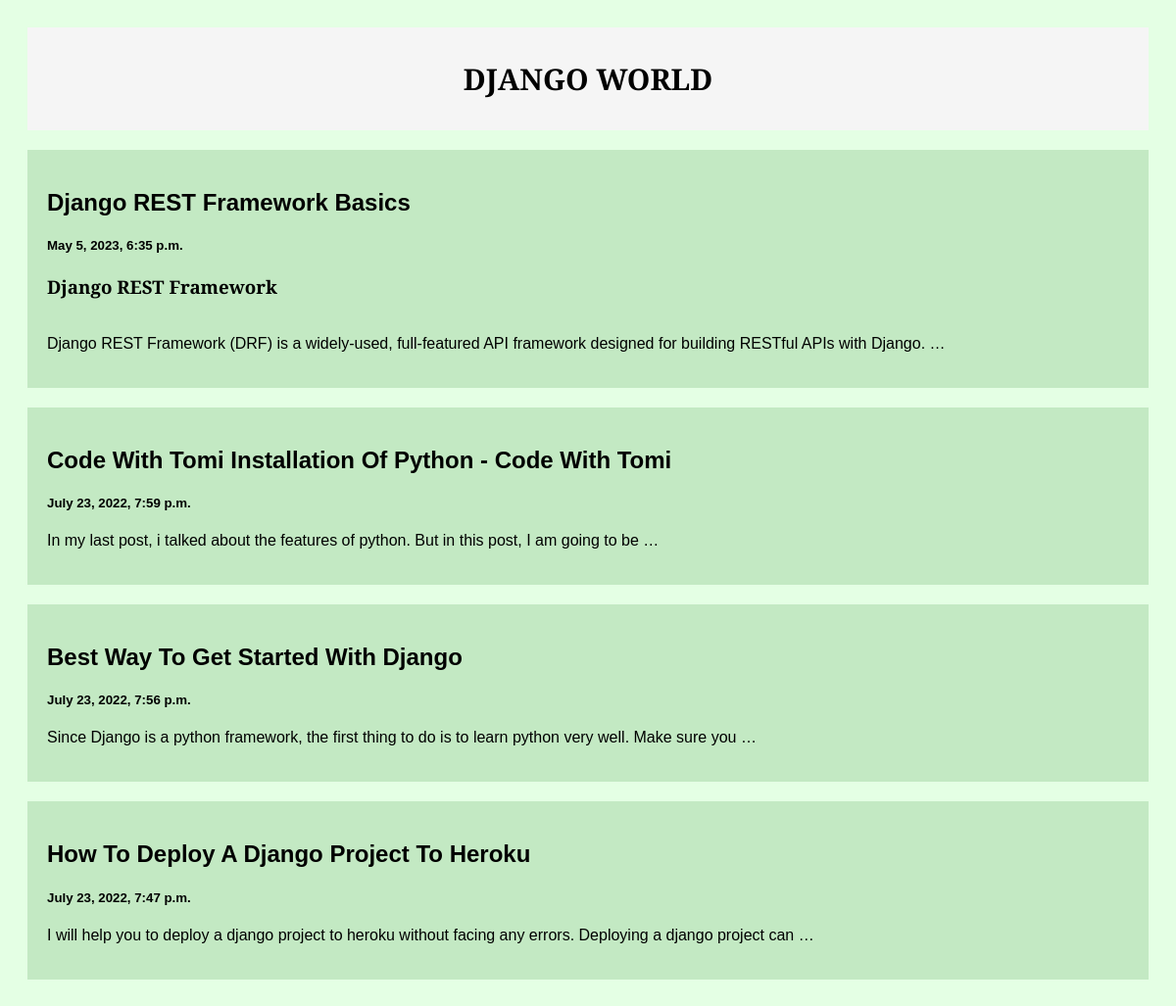
The page / on the database its author committed.
### posts/models.py (models this page shows)
class Post(models.Model):
    title = models.CharField(max_length=100)
    body = models.CharField(max_length=1000000)
    created_at = models.DateTimeField(default=datetime.now, blank=True)

### posts/views.py (the view)
# urls.py: path('',views.index,name='index'),
def index(request):
    posts = Post.objects.all()
    return render(request, 'index.html',{'posts':posts})

### templates/index.html (shortened to what this page needs)
<!DOCTYPE html>
<html>
<head>
<link rel="stylesheet" href="/static/style.css">
</head>
<body>
<div class="header">
  <p>DJANGO WORLD</p>
</div>
<div class="row">
  <div class="leftcolumn">
    {% for post in posts reversed %}
    <div class="card">
        <a style="text-decoration: none; color: black;" href="post/{{post.id}}">
          <h2>{{post.title}}</h2>
          <h5>{{post.created_at}}</h5>
          <div id="content">
            <p>{{post.body|truncatewords:20 | safe}}</p>
          </div>
        </a>
    </div>
    {% endfor %}
  </div>
</div>
</body>
</html>

### static/style.css (style rules this page uses)
* { box-sizing: border-box; }
body { font-family: Arial; padding: 20px; background: rgb(228 255 228); }
.header { padding: 2px; font-size: 30px; font-weight: bold; text-align: center; background-color: whitesmoke; font-family: 'Merriweather Sans', sans-serif; }
.leftcolumn { float: left; width: 100%; }
.card { background-color: rgb(195 233 195); padding: 20px; margin-top: 20px; }
.row:after { content: ""; display: table; clear: both; }
#content { font-family: 'Merriweather Sans', sans-serif; font-weight: lighter; }

### rows shown on the page
Post: title "Django REST Framework Basics", created_at "May 5, 2023, 6:35 p.m.", body "Django REST Framework Django REST Framework (DRF) is a widely-used, full-featured API framework designed for building RESTful APIs with Django. …"
Post: title "Code With Tomi Installation Of Python - Code With Tomi", created_at "July 23, 2022, 7:59 p.m.", body "In my last post, i talked about the features of python. But in this post, I am going to be …"
Post: title "Best Way To Get Started With Django", created_at "July 23, 2022, 7:56 p.m.", body "Since Django is a python framework, the first thing to do is to learn python very well. Make sure you …"
Post: title "How To Deploy A Django Project To Heroku", created_at "July 23, 2022, 7:47 p.m.", body "I will help you to deploy a django project to heroku without facing any errors. Deploying a django project can …"
